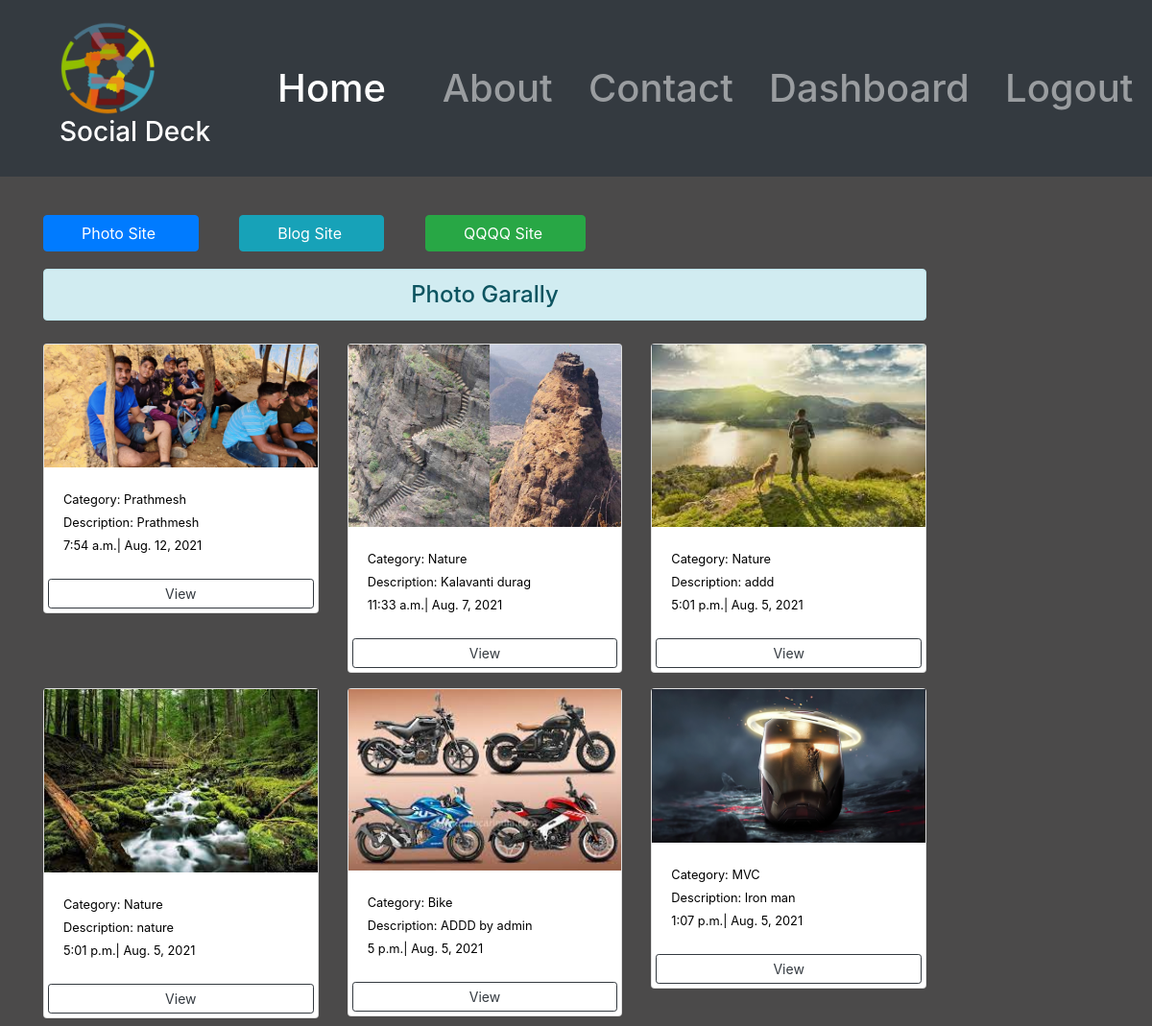
The page /viewphoto/ (signed in) on the database its author committed.
### Blog_Photo_App/models.py (models this page shows, shortened)
class Photo(models.Model):
    photo = models.ImageField(null=False, blank=False)
    description = models.TextField()
    category = models.ForeignKey(Photo_Category, on_delete=models.CASCADE)
    Date = models.DateField(auto_now_add=True)
    Time = models.TimeField(auto_now_add=True)
    user = models.ForeignKey(User, on_delete=models.CASCADE)

class Photo_Category(models.Model):
    name = models.CharField(max_length=100, null=False, blank=False)

### Blog_Photo_App/views.py (the view)
# urls.py: path('viewphoto/',views.view_photo,name='photo_site')
@login_required(login_url='login')
def view_photo(request):
    photos = Photo.objects.all().order_by("-id")
    context = {'Pic': photos}
    return render(request, 'photos/photo_site.html', context)

### Blog_Photo_App/templates/photos/photo_site.html
{% extends 'blog/base.html' %}
{% load static %}
{% block content %}
<div class="col-sm-10">
  <br>
  <h1>
    <a href="{% url 'photo_site' %}" class="btn btn-primary">&nbsp; &nbsp;&nbsp; &nbsp;Photo Site &nbsp; &nbsp;&nbsp; &nbsp;</a>&nbsp; &nbsp;
    <a href="{% url 'blog_site' %}" class="btn btn-info">&nbsp; &nbsp;&nbsp; &nbsp;Blog Site &nbsp; &nbsp;&nbsp; &nbsp;</a>&nbsp; &nbsp;
       <a href="#" class="btn btn-success">&nbsp; &nbsp;&nbsp; &nbsp;QQQQ  Site &nbsp; &nbsp;&nbsp; &nbsp;</a>&nbsp; &nbsp;
  </h1>
  <h4 class="text-center alert alert-info mt-3">Photo Garally </h4>
  <div class="row">
    {% for img in Pic %}
    <div class="col-md-4">
      <div class="card my-2" color="red">
        <img
          class="image-thumbail"
          src="{{img.photo.url}}"
          alt="Card image cap"
        />
        <div class="card-body">
		<font color="black">
          <small>Category: {{img.category.name}}</small><br >
		  <small>Description: {{img.description}}</small><br>
		  <small>{{img.Time}}| {{ img.Date}}</small></font>
        </div>
        <a
          href="{% url 'photo' img.id %}"
          class="btn btn-outline-dark btn-sm m-1"
          >View</a
        >
      </div>
    </div>
    {% empty %}
    <h3 class="text-center alert alert-warning">No photos...</h3>
    {% endfor %}
</div>
{% endblock content %}

### Blog_Photo_App/static/blog/css/style.css (style rules this page uses)
body { background-color: rgb(75, 74, 74); color: antiquewhite; }

### rows shown on the page
Photo: photo (picture), category.name "Prathmesh", description "Prathmesh", Time "7:54 a.m.", Date "Aug. 12, 2021"
Photo: photo (picture), category.name "Nature", description "Kalavanti durag", Time "11:33 a.m.", Date "Aug. 7, 2021"
Photo: photo (picture), category.name "Nature", description "addd", Time "5:01 p.m.", Date "Aug. 5, 2021"
Photo: photo (picture), category.name "Nature", description "nature", Time "5:01 p.m.", Date "Aug. 5, 2021"
Photo: photo (picture), category.name "Bike", description "ADDD by admin", Time "5 p.m.", Date "Aug. 5, 2021"
Photo: photo (picture), category.name "MVC", description "Iron man", Time "1:07 p.m.", Date "Aug. 5, 2021"
